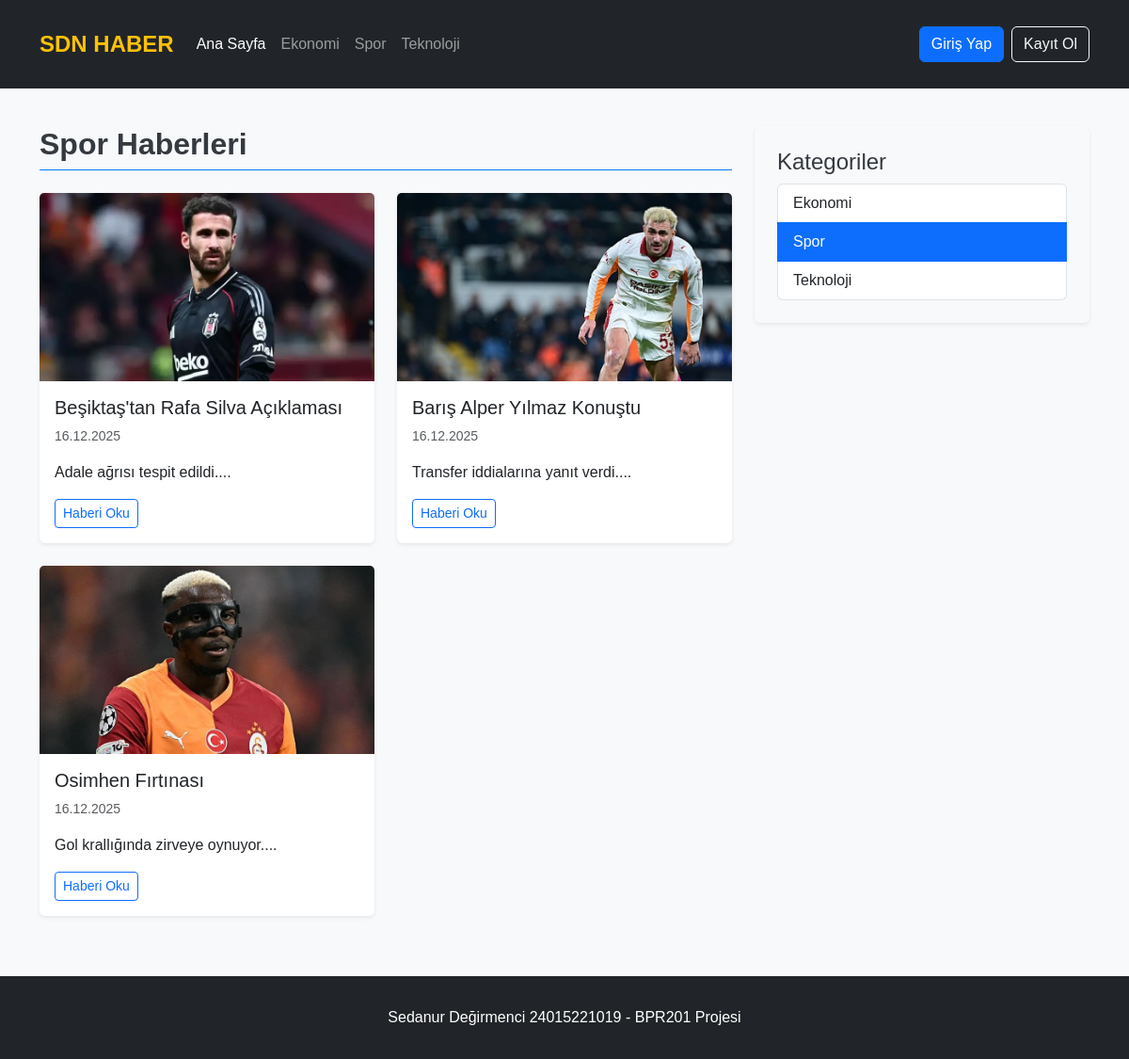
The app's page /index.php?sayfa=kategori&id=2 with its own data.
### tables this page shows
CREATE TABLE IF NOT EXISTS `kategoriler` (
  `id` int NOT NULL AUTO_INCREMENT,
  `kategori_adi` varchar(50) NOT NULL,
  PRIMARY KEY (`id`)
);

CREATE TABLE IF NOT EXISTS `haberler` (
  `id` int NOT NULL AUTO_INCREMENT,
  `baslik` varchar(255) NOT NULL,
  `ozet` text NOT NULL,
  `icerik` longtext NOT NULL,
  `resim_url` varchar(255) DEFAULT NULL,
  `kategori_id` int DEFAULT NULL,
  `manset_mi` tinyint(1) DEFAULT '0',
  `yayin_tarihi` datetime DEFAULT CURRENT_TIMESTAMP,
  PRIMARY KEY (`id`),
  KEY `kategori_id` (`kategori_id`)
);

### kategori.php (the view, shortened to what this page needs)
<?php
$kategori_id = isset($_GET['id']) ? intval($_GET['id']) : 0;
$katSorgu = $db->prepare("SELECT kategori_adi FROM kategoriler WHERE id = ?");
$katSorgu->execute([$kategori_id]);
$kategori = $katSorgu->fetch(PDO::FETCH_ASSOC);
$haberSorgu = $db->prepare("SELECT * FROM haberler WHERE kategori_id = ? ORDER BY yayin_tarihi DESC");
$haberSorgu->execute([$kategori_id]);
$haberler = $haberSorgu->fetchAll(PDO::FETCH_ASSOC);
?>
<div class="row">
    <div class="col-lg-8">
        <h2 class="mb-4 border-bottom pb-2 border-primary">
            <?php echo $kategori['kategori_adi']; ?> Haberleri
        </h2>
        <div class="row">
            <?php if (count($haberler) > 0): ?>
                <?php foreach($haberler as $haber): ?>
                <div class="col-md-6 mb-4">
                    <div class="card shadow-sm h-100">
                        <img src="<?php echo $haber['resim_url']; ?>" class="card-img-top" alt="..." style="height: 200px; object-fit: cover;">
                        <div class="card-body">
                            <h5 class="card-title"><?php echo $haber['baslik']; ?></h5>
                            <p class="card-text text-muted small">
                                <i class="bi bi-calendar"></i> <?php echo date('d.m.Y', strtotime($haber['yayin_tarihi'])); ?>
                            </p>
                            <p class="card-text"><?php echo substr($haber['ozet'], 0, 90) . '...'; ?></p>
                            <a href="index.php?sayfa=detay&id=<?php echo $haber['id']; ?>" class="btn btn-sm btn-outline-primary">Haberi Oku</a>
                        </div>
                    </div>
                </div>
                <?php endforeach; ?>
            <?php else: ?>
                <div class="alert alert-warning">
                    Bu kategoride henüz haber eklenmemiş.
                </div>
            <?php endif; ?>
        </div>
    </div>
    <div class="col-lg-4">
        <div class="p-4 mb-4 bg-light rounded shadow-sm">
            <h4>Kategoriler</h4>
            <div class="list-group">
                <a href="index.php?sayfa=kategori&id=1" class="list-group-item list-group-item-action <?php echo ($kategori_id == 1) ? 'active' : ''; ?>">Ekonomi</a>
                <a href="index.php?sayfa=kategori&id=2" class="list-group-item list-group-item-action <?php echo ($kategori_id == 2) ? 'active' : ''; ?>">Spor</a>
                <a href="index.php?sayfa=kategori&id=3" class="list-group-item list-group-item-action <?php echo ($kategori_id == 3) ? 'active' : ''; ?>">Teknoloji</a>
            </div>
        </div>
    </div>
</div>

### style.css (style rules this page uses)
body { font-family: 'Arial', sans-serif; background-color: #f8f9fa; color: #343a40; }
h2.border-bottom { border-color: #007bff !important; font-weight: 600; }
.card { transition: transform 0.2s ease-in-out; border: none; }
.card-img-top { height: 200px; object-fit: cover; }

### records on screen
kategoriler: kategori_adi "Spor"
haberler: resim_url (picture), baslik "Beşiktaş'tan Rafa Silva Açıklaması", yayin_tarihi "16.12.2025", ozet "Adale ağrısı tespit edildi."
haberler: resim_url (picture), baslik "Barış Alper Yılmaz Konuştu", yayin_tarihi "16.12.2025", ozet "Transfer iddialarına yanıt verdi."
haberler: resim_url (picture), baslik "Osimhen Fırtınası", yayin_tarihi "16.12.2025", ozet "Gol krallığında zirveye oynuyor."
